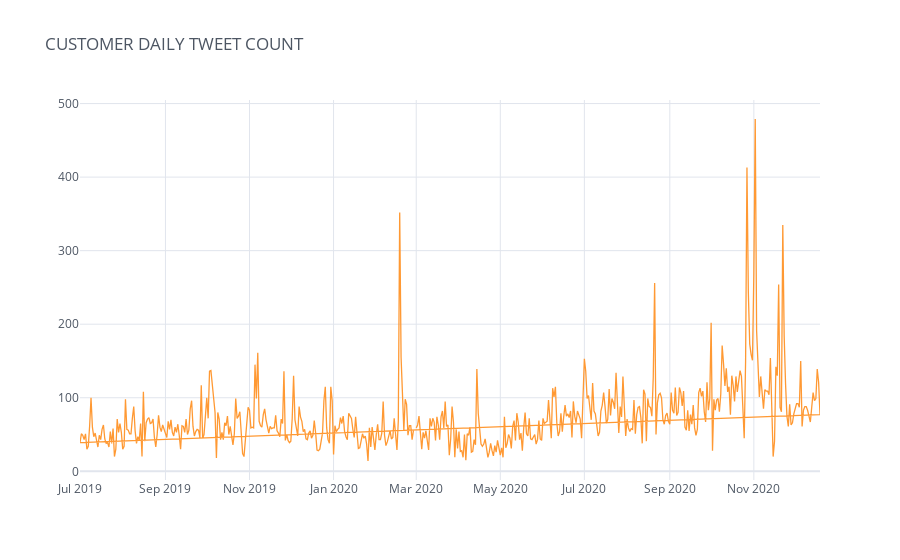

The notebook cell saved with this chart:
### Code cell
daily_count = pd.concat([all_tweets_time.groupby('Date').count()['ID']],axis=1)
daily_count.columns = ['Tweet Count']
daily_count.iplot(title='CUSTOMER DAILY TWEET COUNT',theme='white')

### Figure 1 — Plotly figure (JSON) as saved in the notebook; plotly's stock layout.template omitted (floating-point values rounded to 4 significant figures; data arrays with more than 128 entries replaced by an {"elided": "..."} marker saying what was removed)
{"data": [{"line": {"color": "rgba(255, 153, 51, 1.0)", "dash": "solid", "shape": "linear", "width": 1.3}, "mode": "lines", "name": "Tweet Count", "text": "", "type": "scatter", "x": {"elided": "537 str values"}, "y": {"elided": "537 int values"}}], "layout": {"legend": {"bgcolor": "#FFFFFF", "font": {"color": "#4D5663"}}, "paper_bgcolor": "#FFFFFF", "plot_bgcolor": "#FFFFFF", "title": {"font": {"color": "#4D5663"}, "text": "CUSTOMER DAILY TWEET COUNT"}, "xaxis": {"gridcolor": "#E1E5ED", "showgrid": true, "tickfont": {"color": "#4D5663"}, "title": {"font": {"color": "#4D5663"}, "text": ""}, "zerolinecolor": "#E1E5ED"}, "yaxis": {"gridcolor": "#E1E5ED", "showgrid": true, "tickfont": {"color": "#4D5663"}, "title": {"font": {"color": "#4D5663"}, "text": ""}, "zerolinecolor": "#E1E5ED"}}}
